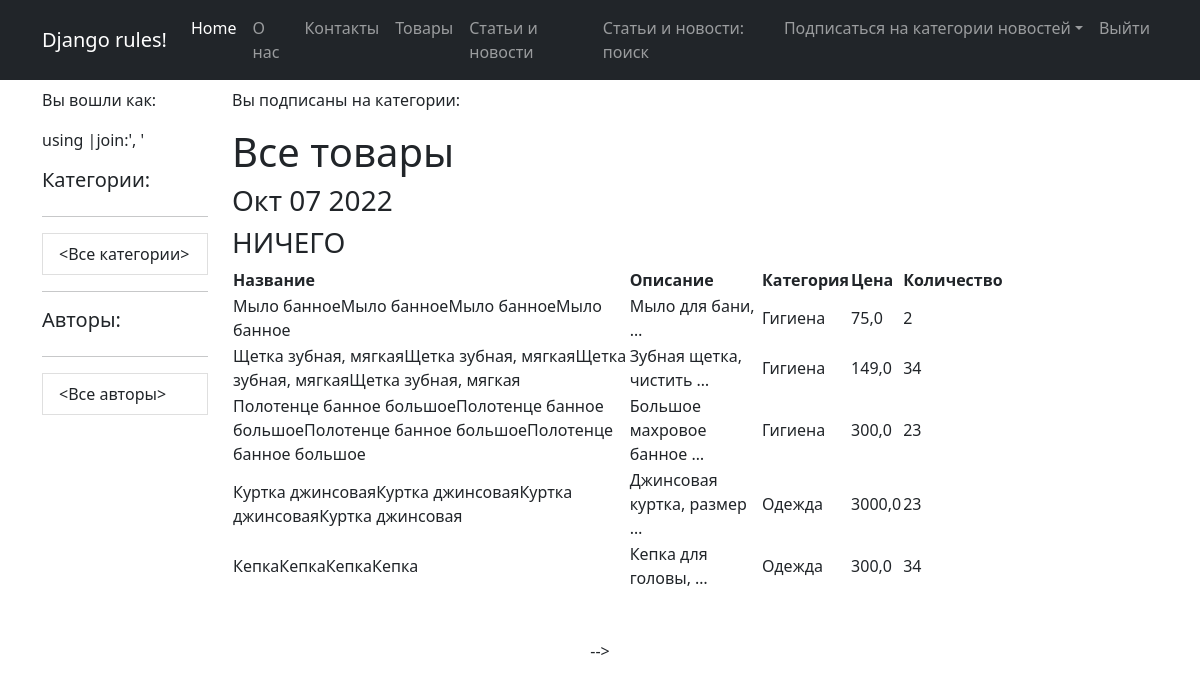
Screenshot of /products/ with the database file from the repository.
### simpleapp/models.py (models this page shows, shortened)
class Product(models.Model):
    name = models.CharField(
        max_length=50,
        unique=True, # названия товаров не должны повторяться
    )
    description = models.TextField()
    quantity = models.IntegerField(
        validators=[MinValueValidator(0)],
    )
    category = models.ForeignKey(
        to='Category',
        on_delete=models.CASCADE,
        related_name='products', # все продукты в категории будут доступны через поле products
    )
    price = models.FloatField(
        validators=[MinValueValidator(0.0)],
    )

class Category(models.Model):
    name = models.CharField(max_length=100, unique=True)  # названия категорий тоже не должны повторяться

### simpleapp/views.py (the view)
# urls.py: path('', ProductsList.as_view(),name='products'),
class ProductsList(ListView):
    model = Product
    template_name = 'products.html'
    context_object_name = 'products'
    def get_context_data(self, **kwargs):
        context = super().get_context_data(**kwargs)
        context['time_now'] = datetime.utcnow()
        context['value1'] = None
        return context

### simpleapp/templatetags/simple_app_custom_filters.py (called while the page is built)
@register.filter(name='multiply')
def multiply(value, arg):
    if isinstance(value, str) and isinstance(arg, int):
        return str(value) * arg
    else:
        raise ValueError(f'Нельзя умножить {type(value)} на {type(arg)}')

### templates/products.html (shortened to what this page needs)
{% extends 'flatpages/default.html' %}
{% load simple_app_custom_filters %}
{% block content %}
    <h1>Все товары</h1>
    <h3>{{ time_now|date:'M d Y' }}</h3>
    <h3>{{ value1|default_if_none:'НИЧЕГО' }}</h3>
    {% if products %}
        <table>
            <tr>
                <th>Название</th>
                <th>Описание</th>
                <th>Категория</th>
                <th>Цена</th>
                <th>Количество</th>
            </tr>
        {% for product in products %}
            <tr>
                <td>{{ product.name|multiply:4 }}</td>
                <td>{{ product.description|truncatewords:3 }}</td>
                <td>{{ product.category.name }}</td>
                <td>{{ product.price }}</td>
                <td>{{ product.quantity }}</td>
            </tr>
        {% endfor %}
        </table>
    {% else %}
        <h2>Товаров нет!</h2>
    {% endif %}
{% endblock content %}

### templates/flatpages/default.html (shortened to what this page needs)
{% load static %}
{% load custom_filters %}
<!DOCTYPE html>
<html lang="en">
    <head>
        <link href="https://cdn.jsdelivr.net/npm/bootstrap@5.2.1/dist/css/bootstrap.min.css" rel="stylesheet">
        <link href="https://getbootstrap.com/docs/5.2/assets/css/docs.css" rel="stylesheet">
        <link href="{% static 'css/my_style.css' %}" rel="stylesheet" type="text/css">
    </head>
    <body>
        <nav class="navbar navbar-expand-lg navbar-dark bg-dark sticky-lg-top">
            <div class="container">
                <a class="navbar-brand" href="#">Django rules!</a>
                <div class="collapse navbar-collapse" id="navbarSupportedContent">
                    <ul class="navbar-nav ms-auto mb-2 mb-lg-0">
                        <li class="nav-item"><a class="nav-link active" aria-current="page" href="#">Home</a></li>
                        <li class="nav-item"><a class="nav-link" href="/pages/about/">О нас</a></li>
                        <li class="nav-item"><a class="nav-link" href="/pages/contact/">Контакты</a></li>
                        <li class="nav-item"><a class="nav-link" href="/products/">Товары</a></li>
                        <li class="nav-item"><a class="nav-link" href="{% url 'all_news' %}">Статьи и новости</a></li>
                        <li class="nav-item"><a class="nav-link" href="{% url 'search_news' %}">Статьи и новости: поиск</a></li>
                        <li class="nav-item dropdown">
                            <a class="nav-link dropdown-toggle" id="navbarDropdown" href="#" role="button" data-bs-toggle="dropdown" aria-expanded="false">
                                Подписаться на категории новостей</a>
                        </li>
                        <li class="nav-item"><a class="nav-link" href="/accounts/logout">Выйти</a></li>
                    </ul>
                </div>
            </div>
        </nav>
        <div class="container">
            <div class="row mt-2">
                <div class="col-lg-2">
                    <p>Вы вошли как: <b>{{ request.user.username }}</b>
                        <p>{{ cats_by_user|join:', '}}</p><span class="comment">using |join:', '</span>
                    </p>
                    <div class="list-group">
                        <h5>Категории:</h5>
                        <div class="col-lt-1">
                            <hr>
                            <a href="{% url 'all_news' %}" class="list-group-item list-group-item-action" aria-current="true">
                                <Все категории>
                            </a>
                        </div>
                    </div>
                    <hr>
                        <h5>Авторы:</h5>
                            <div class="list-group">
                                <div class="col-lt-1">
                                    <hr>
                                    <a href="{% url 'all_news' %}" class="list-group-item list-group-item-action" aria-current="true">
                                        <Все авторы>
                                    </a>
                                </div>
                            </div>
                </div>
                <div class="col-lg-10">
                    <p>Вы подписаны на категории:
                    </p>
                    <div class="col-lg-10 text-start">
                        {% block content %}{% endblock content %}
                    </div>
                </div>
            </div>
            <div class="text-center mt-5">
                     -->
            </div>
        </div>
    </body>
</html>

### static/css/my_style.css (style rules this page uses)
body, p { background-color: "ccc"; }

### rows the page displays
Product: name|multiply "Мыло банноеМыло банноеМыло банноеМыло банное", description "Мыло для бани, …", category.name "Гигиена", price "75,0", quantity "2"
Product: name|multiply "Щетка зубная, мягкаяЩетка зубная, мягкаяЩетка зубная, мягкаяЩетка зубная, мягкая", description "Зубная щетка, чистить …", category.name "Гигиена", price "149,0", quantity "34"
Product: name|multiply "Полотенце банное большоеПолотенце банное большоеПолотенце банное большоеПолотенце банное большое", description "Большое махровое банное …", category.name "Гигиена", price "300,0", quantity "23"
Product: name|multiply "Куртка джинсоваяКуртка джинсоваяКуртка джинсоваяКуртка джинсовая", description "Джинсовая куртка, размер …", category.name "Одежда", price "3000,0", quantity "23"
Product: name|multiply "КепкаКепкаКепкаКепка", description "Кепка для головы, …", category.name "Одежда", price "300,0", quantity "34"

### other values shown
{{ time_now|date:'M d Y' }} "Окт 07 2022"
{{ value1|default_if_none:'НИЧЕГО' }} "НИЧЕГО"
